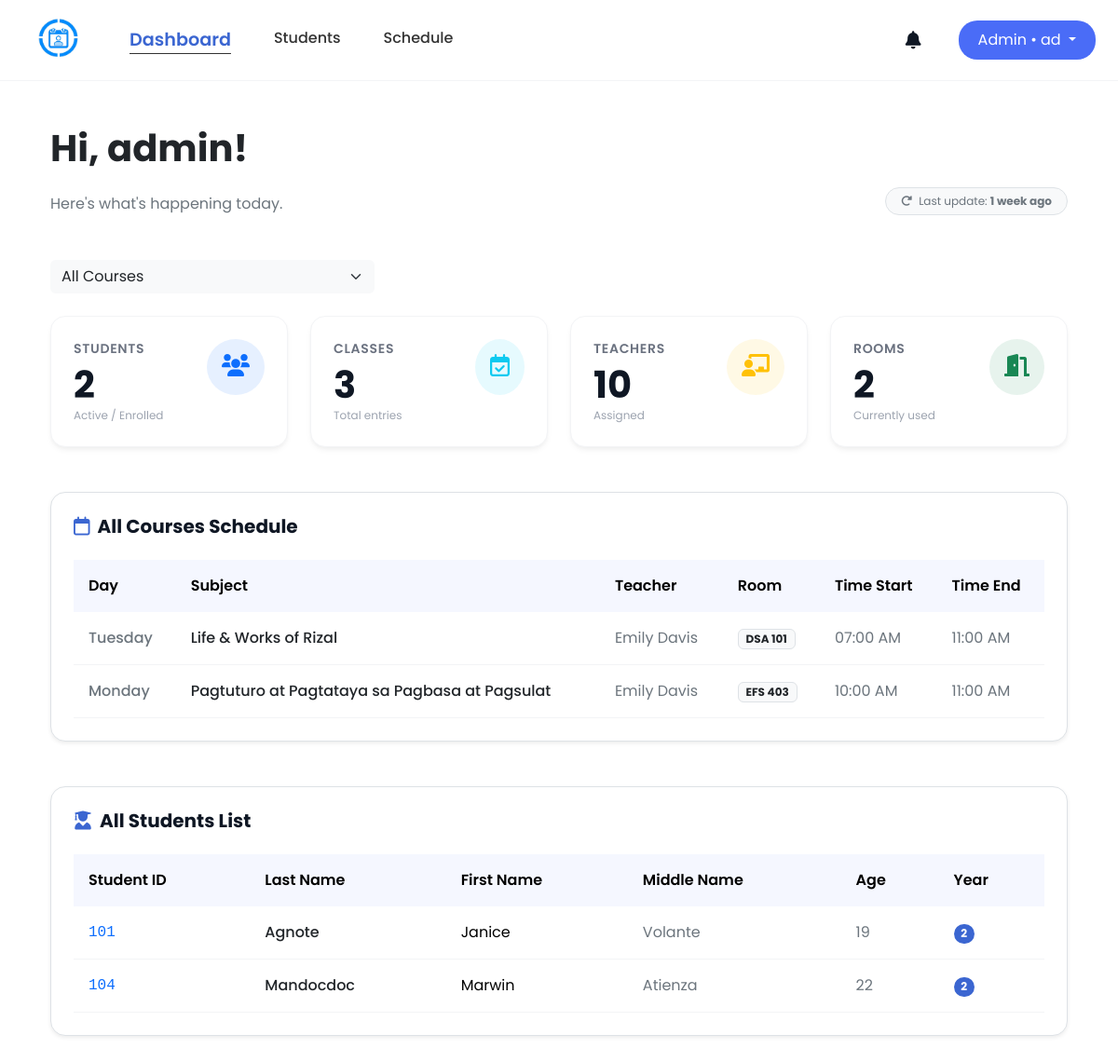
Before: /src/admin_dashboard.php (signed in) with the older database file.
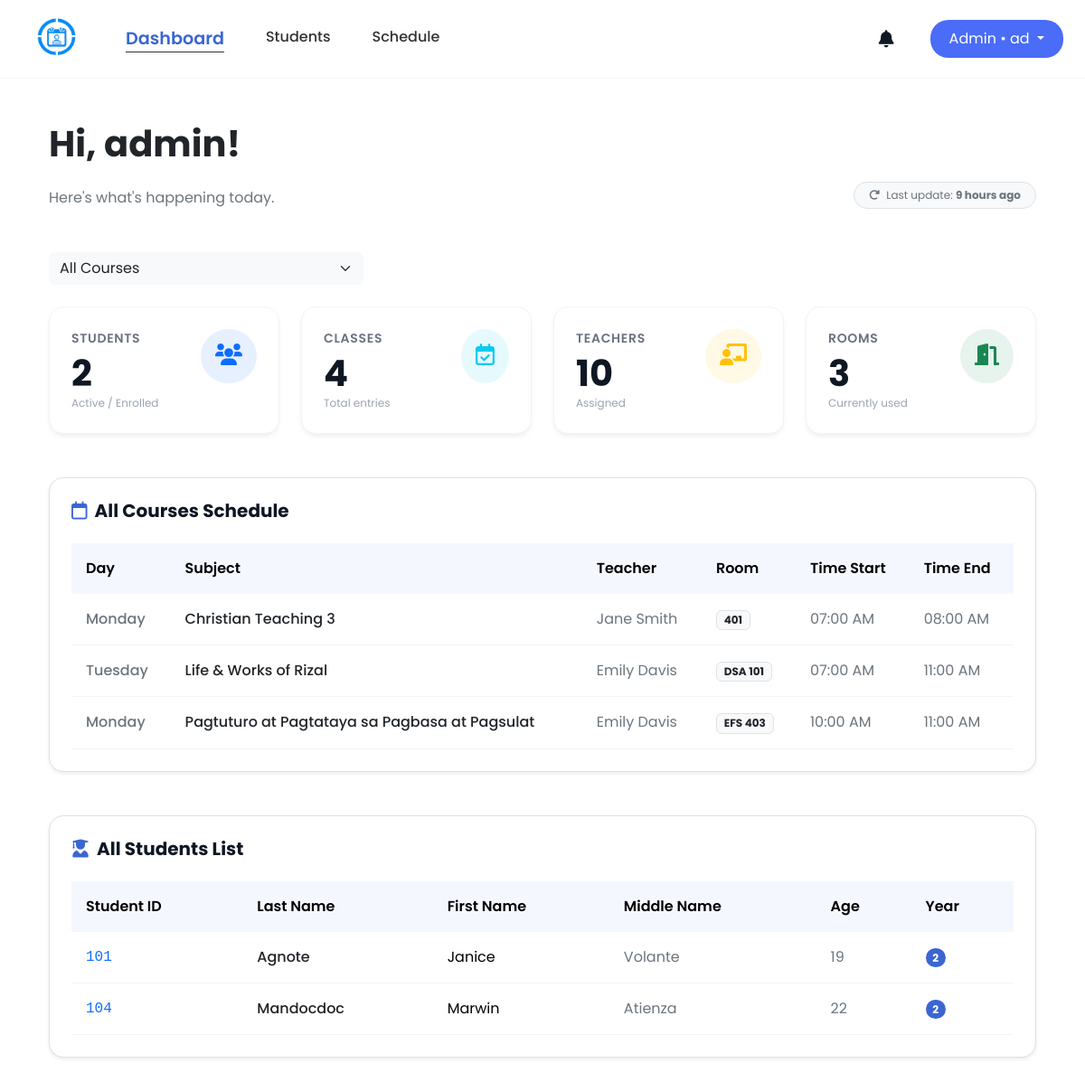
After: the same page with the newer database file.
### tables this page shows
CREATE TABLE admin_system_log (
        id INTEGER PRIMARY KEY CHECK (id = 1),
        last_activity DATETIME DEFAULT CURRENT_TIMESTAMP
    );

CREATE TABLE schedules (
        id INTEGER PRIMARY KEY AUTOINCREMENT,
        day TEXT NOT NULL,
        subject_id INTEGER NOT NULL,
        teacher_id INTEGER NOT NULL,
        room TEXT(10),
        time_start TIME,
        time_end TIME,
        course_id INTEGER NOT NULL,

        FOREIGN KEY (teacher_id) REFERENCES teachers(id),
        FOREIGN KEY (course_id) REFERENCES courses(id),
        FOREIGN KEY (subject_id) REFERENCES subjects(id)
    );

CREATE TABLE students (
        id INTEGER PRIMARY KEY AUTOINCREMENT,
        user_id INTEGER UNIQUE,
        student_number TEXT(50) NOT NULL,
        last_name TEXT(50) NOT NULL,
        first_name TEXT(50),
        middle_name TEXT(50),
        age INTEGER,
        phone_number TEXT(20),
        course_id INTEGER NOT NULL,
        year_level INTEGER,
        email TEXT(255) UNIQUE, last_notification_check DATETIME DEFAULT '1970-01-01 00:00:00',
        FOREIGN KEY (user_id) REFERENCES users(id),
        FOREIGN KEY (course_id) REFERENCES courses(id)
    );

### src/notifcation.php (called while the page is built, shortened)
<?php
function notif($role = null, $handle_actions = true) {
    $user = $_SESSION["user"];
    $user_id = $user['id'];
    $db = get_db();
    if ($role === 'admin') {
        $last_check_row = $db->querySingle("SELECT last_notification_check FROM users WHERE id = $user_id", true);
        $last_click = ($last_check_row && $last_check_row['last_notification_check']) ? $last_check_row['last_notification_check'] : '1970-01-01 00:00:00';
        $stmt_count = $db->prepare("SELECT COUNT(*) FROM notifications WHERE is_read = 0 AND created_at > :last_click AND (message LIKE '%bio%' OR message LIKE '%phone%')");
        $stmt_count->bindValue(':last_click', $last_click, SQLITE3_TEXT);
        $unread_count = $stmt_count->execute()->fetchArray()[0];
        $notif_result = $db->query("SELECT n.*, s.first_name, s.last_name FROM notifications n LEFT JOIN students s ON n.student_id = s.id WHERE (n.message LIKE '%bio%' OR n.message LIKE '%phone%') ORDER BY n.created_at DESC LIMIT 10");
    }
    $notifications = [];
    if (isset($notif_result) && $notif_result) {
        while ($row = $notif_result->fetchArray(SQLITE3_ASSOC)) {
            $notifications[] = $row;
        }
    }
    return [
        'unread_count' => $unread_count ?? 0,
        'notifications' => $notifications
    ];
}

### src/admin_dashboard.php (the view, shortened to what the rows shown need)
<?php
require_once __DIR__ ."/notifcation.php";
$db = get_db();
$user = $_SESSION["user"];
$selected_course = isset($_GET['course_id']) ? (int)$_GET['course_id'] : COURSE_ALL;
$last_update_text = "Just now";
$last_activity_row = $db->querySingle("SELECT last_activity FROM admin_system_log WHERE id = 1", true);
if ($last_activity_row) {
    $last_update_ts = (int)$last_activity_row['last_activity'];
    $time_diff = time() - $last_update_ts;
    if ($time_diff < 60) {
        $last_update_text = "Just now";
    } else {
        $tokens = [
            31536000 => 'year',
            2592000 => 'month',
            604800 => 'week',
            86400 => 'day',
            3600 => 'hour',
            60 => 'minute',
            1 => 'second'
        ];
        foreach ($tokens as $unit => $text) {
            if ($time_diff < $unit) continue;
            $numberOfUnits = floor($time_diff / $unit);
            $last_update_text = $numberOfUnits . ' ' . $text . (($numberOfUnits > 1) ? 's' : '') . ' ago';
            break;
        }
    }
}
$sql_sched = "
    SELECT
        sch.*,
        sub.subject_name AS subject_name_display,
        t.name AS teacher_name_display
    FROM schedules sch
    LEFT JOIN subjects sub ON sch.subject_id = sub.id
    LEFT JOIN teachers t ON sch.teacher_id = t.id
";
if ($selected_course !== COURSE_ALL) {
    $sql_sched .= " WHERE sch.course_id = :course_id";
} else {
    $sql_sched .= " GROUP BY sch.subject_id, sch.teacher_id, sch.room, sch.time_start, sch.time_end, sch.day";
}
$sql_sched .= " ORDER BY sch.time_start ASC";
$stmt = $db->prepare($sql_sched);
$sched_result = $stmt->execute();
$sql_students = "SELECT * FROM students";
$sql_students .= " ORDER BY last_name ASC";
$stmt_students = $db->prepare($sql_students);
$students_result = $stmt_students->execute();
?>
<!DOCTYPE html>
<html lang="en">
<head>
    <link href="https://cdn.jsdelivr.net/npm/bootstrap@5.3.3/dist/css/bootstrap.min.css" rel="stylesheet">
    <link href="https://cdnjs.cloudflare.com/ajax/libs/font-awesome/6.0.0/css/all.min.css" rel="stylesheet">
    <link rel="stylesheet" href="../styles/admin_dashboard.css">
    <link rel="stylesheet" href="../styles/header.css">
    <link rel="stylesheet" href="../styles/notification.css">
</head>
<body class="d-flex flex-column min-vh-100 position-relative">
    <div class="container px-4 py-5">
        <div class="row align-items-end mb-5">
            <div class="col-md-6">
                <h1 class="fw-bold text-dark mb-4">Hi, <?php echo htmlspecialchars($user["username"]); ?>!</h1>
            </div>
            <div class="col-md-6 text-md-end mt-3 mt-md-0">
                <span class="badge bg-light text-secondary border px-3 py-2 rounded-pill fw-normal">
                    <i class="fa-solid fa-rotate-right me-1"></i> Last update: <strong><?php echo $last_update_text; ?></strong>
                </span>
            </div>
        </div>
        <div class="bg-white rounded-4 shadow-sm border p-4 mb-5">
            <div class="table-responsive">
                <table class="table custom-table table-hover mb-0">
                    <thead>
                        <tr>
                            <th>Day</th>
                            <th>Subject</th>
                            <th>Teacher</th>
                            <th>Room</th>
                            <th>Time Start</th>
                            <th>Time End</th>
                        </tr>
                    </thead>
                    <tbody>
                        <?php while ($row = $sched_result->fetchArray(SQLITE3_ASSOC)): ?>
                        <tr>
                            <td class="fw-medium text-secondary"><?php echo htmlspecialchars($row['day'] ?? '--'); ?></td>
                            <td class="fw-medium text-dark"><?php echo htmlspecialchars($row['subject_name_display'] ?? 'Unknown Subject'); ?></td>
                            <td class="text-secondary"><?php echo htmlspecialchars($row['teacher_name_display'] ?? 'Unknown Teacher'); ?></td>
                            <td><span class="badge bg-light text-dark border"><?php echo htmlspecialchars($row['room'] ?? 'TBA'); ?></span></td>
                            <td class="text-secondary">
                                <?php echo !empty($row['time_start']) ? date("h:i A", strtotime($row['time_start'])) : '--:--'; ?>
                            </td>
                            <td class="text-secondary">
                                <?php echo !empty($row['time_end']) ? date("h:i A", strtotime($row['time_end'])) : '--:--'; ?>
                            </td>
                        </tr>
                        <?php endwhile; ?>
                    </tbody>
                </table>
            </div>
        </div>
        <div class="bg-white rounded-4 shadow-sm border p-4">
            <div class="table-responsive">
                <table class="table custom-table table-hover mb-0">
                    <thead>
                        <tr>
                            <th>Student ID</th>
                            <th>Last Name</th>
                            <th>First Name</th>
                            <th>Middle Name</th>
                            <th>Age</th>
                            <th>Year</th>
                        </tr>
                    </thead>
                    <tbody>
                        <?php while ($student = $students_result->fetchArray(SQLITE3_ASSOC)): ?>
                        <tr>
                            <td class="fw-medium font-monospace text-primary"><?php echo htmlspecialchars($student['student_number'] ?? '--'); ?></td>
                            <td class="fw-medium text-dark"><?php echo htmlspecialchars($student['last_name'] ?? '--'); ?></td>
                            <td><?php echo htmlspecialchars($student['first_name'] ?? '--'); ?></td>
                            <td class="text-secondary"><?php echo htmlspecialchars($student['middle_name'] ?? '--'); ?></td>
                            <td class="text-secondary"><?php echo htmlspecialchars($student['age'] ?? '--'); ?></td>
                            <td><span class="badge bg-brand-blue rounded-pill"><?php echo htmlspecialchars($student['year_level'] ?? '--'); ?></span></td>
                        </tr>
                        <?php endwhile; ?>
                    </tbody>
                </table>
            </div>
        </div>
    </div>
</body>
</html>

Changed rows visible on the page:
changed admin_system_log: last_activity "1 week ago" → "9 hours ago"
added schedules: day "Monday", subject_name_display "Christian Teaching 3", teacher_name_display "Jane Smith", room "401", time_start "07:00 AM", time_end "08:00 AM"
Other visible differences:
$classes_count: "3" → "4"
$rooms_count: "2" → "3"
